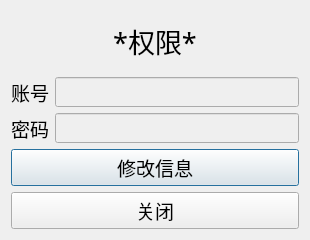
<?xml version="1.0" encoding="UTF-8"?>
<ui version="4.0">
 <class>CurrentUserPage</class>
 <widget class="QDialog" name="CurrentUserPage">
  <property name="geometry">
   <rect>
    <x>0</x>
    <y>0</y>
    <width>310</width>
    <height>240</height>
   </rect>
  </property>
  <property name="font">
   <font>
    <family>Times New Roman</family>
    <pointsize>14</pointsize>
   </font>
  </property>
  <property name="windowTitle">
   <string>当前账户</string>
  </property>
  <property name="windowIcon">
   <iconset resource="../icons.qrc">
    <normaloff>:/icons/user.png</normaloff>:/icons/user.png</iconset>
  </property>
  <layout class="QVBoxLayout" name="verticalLayout">
   <item>
    <widget class="QLabel" name="label_permission">
     <property name="font">
      <font>
       <family>黑体</family>
       <pointsize>20</pointsize>
      </font>
     </property>
     <property name="text">
      <string>*权限*</string>
     </property>
     <property name="alignment">
      <set>Qt::AlignCenter</set>
     </property>
    </widget>
   </item>
   <item>
    <layout class="QGridLayout" name="gridLayout">
     <item row="0" column="0">
      <widget class="QLabel" name="label_2">
       <property name="text">
        <string>账号</string>
       </property>
      </widget>
     </item>
     <item row="0" column="1">
      <widget class="QLineEdit" name="lineEdit_id">
       <property name="enabled">
        <bool>false</bool>
       </property>
      </widget>
     </item>
     <item row="1" column="0">
      <widget class="QLabel" name="label_3">
       <property name="text">
        <string>密码</string>
       </property>
      </widget>
     </item>
     <item row="1" column="1">
      <widget class="QLineEdit" name="lineEdit_password">
       <property name="enabled">
        <bool>false</bool>
       </property>
       <property name="echoMode">
        <enum>QLineEdit::Password</enum>
       </property>
      </widget>
     </item>
    </layout>
   </item>
   <item>
    <widget class="QPushButton" name="pushButton_modify">
     <property name="text">
      <string>修改信息</string>
     </property>
     <property name="icon">
      <iconset resource="../icons.qrc">
       <normaloff>:/icons/edit_square.png</normaloff>:/icons/edit_square.png</iconset>
     </property>
     <property name="iconSize">
      <size>
       <width>20</width>
       <height>20</height>
      </size>
     </property>
    </widget>
   </item>
   <item>
    <widget class="QPushButton" name="pushButton_close">
     <property name="text">
      <string>关闭</string>
     </property>
    </widget>
   </item>
  </layout>
 </widget>
 <tabstops>
  <tabstop>pushButton_modify</tabstop>
  <tabstop>pushButton_close</tabstop>
  <tabstop>lineEdit_id</tabstop>
  <tabstop>lineEdit_password</tabstop>
 </tabstops>
 <resources>
  <include location="../icons.qrc"/>
 </resources>
 <connections>
  <connection>
   <sender>pushButton_close</sender>
   <signal>clicked()</signal>
   <receiver>CurrentUserPage</receiver>
   <slot>close()</slot>
   <hints>
    <hint type="sourcelabel">
     <x>154</x>
     <y>222</y>
    </hint>
    <hint type="destinationlabel">
     <x>154</x>
     <y>119</y>
    </hint>
   </hints>
  </connection>
 </connections>
</ui>
